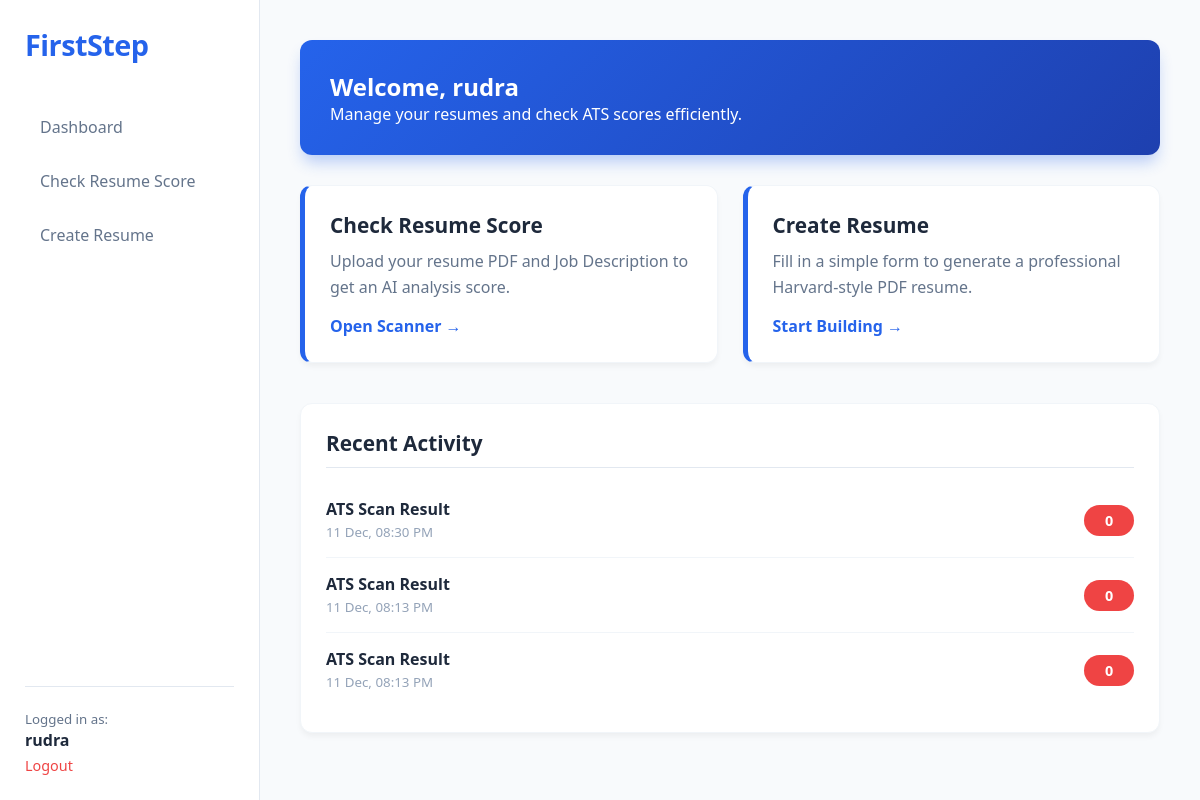
The page /dashboard (signed in) on the database its author committed.
### app.py (models this page shows)
class User(UserMixin, db.Model):
    id = db.Column(db.Integer, primary_key=True)
    email = db.Column(db.String(120), unique=True, nullable=False)
    password_hash = db.Column(db.String(200), nullable=False)
    name = db.Column(db.String(100), nullable=False)

class ATSScan(db.Model):
    id = db.Column(db.Integer, primary_key=True)
    user_id = db.Column(db.Integer, db.ForeignKey('user.id'))
    score = db.Column(db.Integer)
    data = db.Column(db.Text) # AI response as JSON string
    created_at = db.Column(db.DateTime, default=datetime.utcnow)

### app.py (the view)
@app.route('/dashboard')
@login_required
def dashboard():
    scans = ATSScan.query.filter_by(user_id=current_user.id).order_by(ATSScan.created_at.desc()).limit(5).all()
    resumes = Resume.query.filter_by(user_id=current_user.id).order_by(Resume.created_at.desc()).limit(5).all()
    scan_data = []
    for scan in scans:
        try:
            data = json.loads(scan.data)
            scan_data.append({'scan': scan, 'summary': data.get('summary', 'No summary')})
        except:
            scan_data.append({'scan': scan, 'summary': 'Error loading data'})
    return render_template('dashboard.html', user=current_user, scans=scan_data, resumes=resumes)

### app.py (called while the page is built)
@login_manager.user_loader
def load_user(id):
    return User.query.get(int(id))

### templates/dashboard.html
{% extends "base.html" %}
{% block content %}
<div class="dashboard-container">
    <div class="welcome-box">
        <h2>Welcome, {{ user.name }}</h2>
        <p>Manage your resumes and check ATS scores efficiently.</p>
    </div>
    <div class="grid-2">
        <a href="{{ url_for('ats_tool') }}" class="card action-card">
            <h3>Check Resume Score</h3>
            <p>Upload your resume PDF and Job Description to get an AI analysis score.</p>
            <span class="link-text">Open Scanner &rarr;</span>
        </a>
        <a href="{{ url_for('resume_builder') }}" class="card action-card">
            <h3>Create Resume</h3>
            <p>Fill in a simple form to generate a professional Harvard-style PDF resume.</p>
            <span class="link-text">Start Building &rarr;</span>
        </a>
    </div>
    <div class="card">
        <h3 style="border-bottom: 1px solid #e2e8f0; padding-bottom: 10px; margin-bottom: 15px;">Recent Activity</h3>
        {% if scans %}
            {% for item in scans %}
            <div class="history-item">
                <div>
                    <strong>ATS Scan Result</strong><br>
                    <small style="color: #94a3b8;">{{ item.scan.created_at.strftime('%d %b, %I:%M %p') }}</small>
                </div>
                <div class="badge {{ 'badge-good' if item.scan.score > 70 else 'badge-avg' }}">
                    {{ item.scan.score }}
                </div>
            </div>
            {% endfor %}
        {% else %}
            <div style="text-align: center; padding: 20px; color: #94a3b8;">
                No history found. Start by scanning a resume.
            </div>
        {% endif %}
    </div>
</div>
{% endblock %}

### templates/base.html (shortened to what this page needs)
<!DOCTYPE html>
<html lang="en">
<head>
    <link rel="stylesheet" href="{{ url_for('static', filename='css/style.css') }}">
</head>
<body>
    {% if current_user.is_authenticated %}
    <div class="sidebar">
        <div class="brand">FirstStep</div>
        <ul class="nav-links">
            <li><a href="{{ url_for('dashboard') }}">Dashboard</a></li>
            <li><a href="{{ url_for('ats_tool') }}">Check Resume Score</a></li>
            <li><a href="{{ url_for('resume_builder') }}">Create Resume</a></li>
        </ul>
        <div class="user-footer">
            <small style="color: #64748b;">Logged in as:</small><br>
            <strong>{{ current_user.name }}</strong><br>
            <a href="{{ url_for('logout') }}" style="color: #ef4444; text-decoration: none; font-size: 0.9rem; margin-top: 5px; display: block;">Logout</a>
        </div>
    </div>
    <div class="main-content">
        {% block content %}{% endblock %}
    </div>
    {% else %}
        {% block auth_content %}{% endblock %}
    {% endif %}
</body>
</html>

### static/css/style.css (style rules this page uses)
:root { --primary-color: #2563eb; --primary-dark: #1e40af; --bg-light: #f8fafc; --text-dark: #1e293b; --text-grey: #64748b; --white: #ffffff; --success: #10b981; --danger: #ef4444; --sidebar-width: 260px; }
* { box-sizing: border-box; margin: 0; padding: 0; }
body { font-family: 'Segoe UI', Tahoma, Geneva, Verdana, sans-serif; background-color: var(--bg-light); color: var(--text-dark); display: flex; min-height: 100vh; }
.sidebar { width: var(--sidebar-width); background-color: var(--white); border-right: 1px solid #e2e8f0; padding: 25px; display: flex; flex-direction: column; position: fixed; height: 100%; }
.brand { font-size: 1.8rem; font-weight: 800; color: var(--primary-color); margin-bottom: 40px; letter-spacing: -0.5px; }
.nav-links { list-style: none; }
.nav-links li { margin-bottom: 8px; }
.nav-links a { display: block; padding: 12px 15px; text-decoration: none; color: var(--text-grey); font-weight: 500; border-radius: 8px; transition: all 0.3s ease; }
.user-footer { margin-top: auto; padding-top: 20px; border-top: 1px solid #e2e8f0; }
.main-content { margin-left: var(--sidebar-width); flex: 1; padding: 40px; width: calc(100% - var(--sidebar-width)); }
.welcome-box { background: linear-gradient(135deg, var(--primary-color), var(--primary-dark)); color: var(--white); padding: 30px; border-radius: 12px; margin-bottom: 30px; box-shadow: 0 10px 15px -3px rgba(37, 99, 235, 0.3); }
.grid-2 { display: grid; grid-template-columns: repeat(auto-fit, minmax(300px, 1fr)); gap: 25px; margin-bottom: 40px; }
.card { background: var(--white); border-radius: 12px; padding: 25px; box-shadow: 0 4px 6px -1px rgba(0, 0, 0, 0.05); border: 1px solid #f1f5f9; transition: transform 0.2s ease, box-shadow 0.2s ease; }
.action-card { border-left: 5px solid var(--primary-color); text-decoration: none; color: inherit; display: block; height: 100%; }
.card h3 { color: var(--text-dark); margin-bottom: 10px; font-size: 1.3rem; }
.card p { color: var(--text-grey); line-height: 1.6; margin-bottom: 15px; }
.link-text { color: var(--primary-color); font-weight: 600; display: inline-block; }
.history-item { display: flex; justify-content: space-between; align-items: center; padding: 15px 0; border-bottom: 1px solid #f1f5f9; }
.history-item:last-child { border-bottom: none; }
.badge { padding: 6px 12px; border-radius: 20px; font-weight: bold; font-size: 0.9rem; color: white; min-width: 50px; text-align: center; }
.badge-avg { background-color: var(--danger); }

### rows shown on the page
User: name "rudra"
ATSScan: scan.created_at "11 Dec, 08:30 PM", scan.score "0"
ATSScan: scan.created_at "11 Dec, 08:13 PM", scan.score "0"
ATSScan: scan.created_at "11 Dec, 08:13 PM", scan.score "0"
